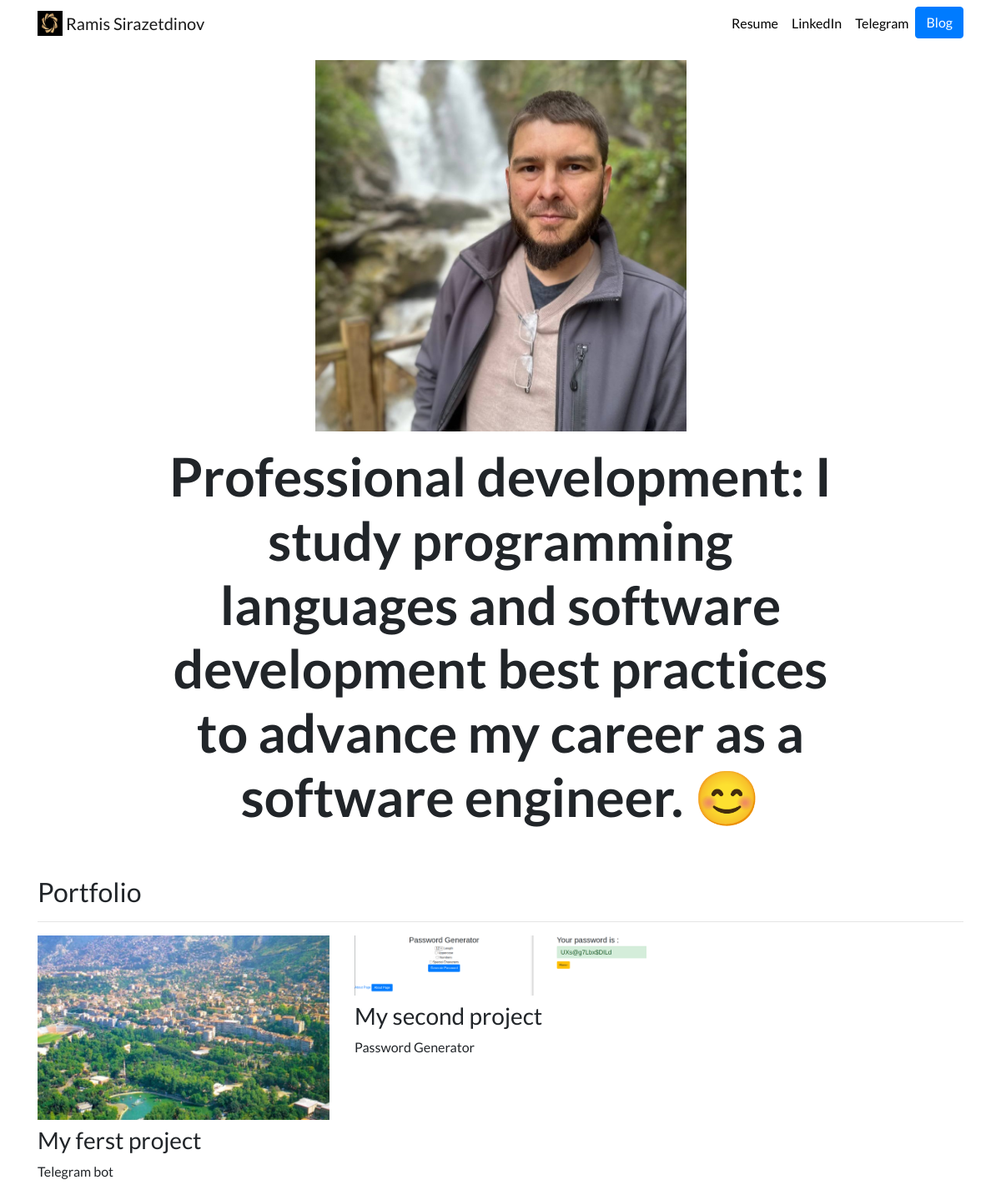
Before: / with the older database file.
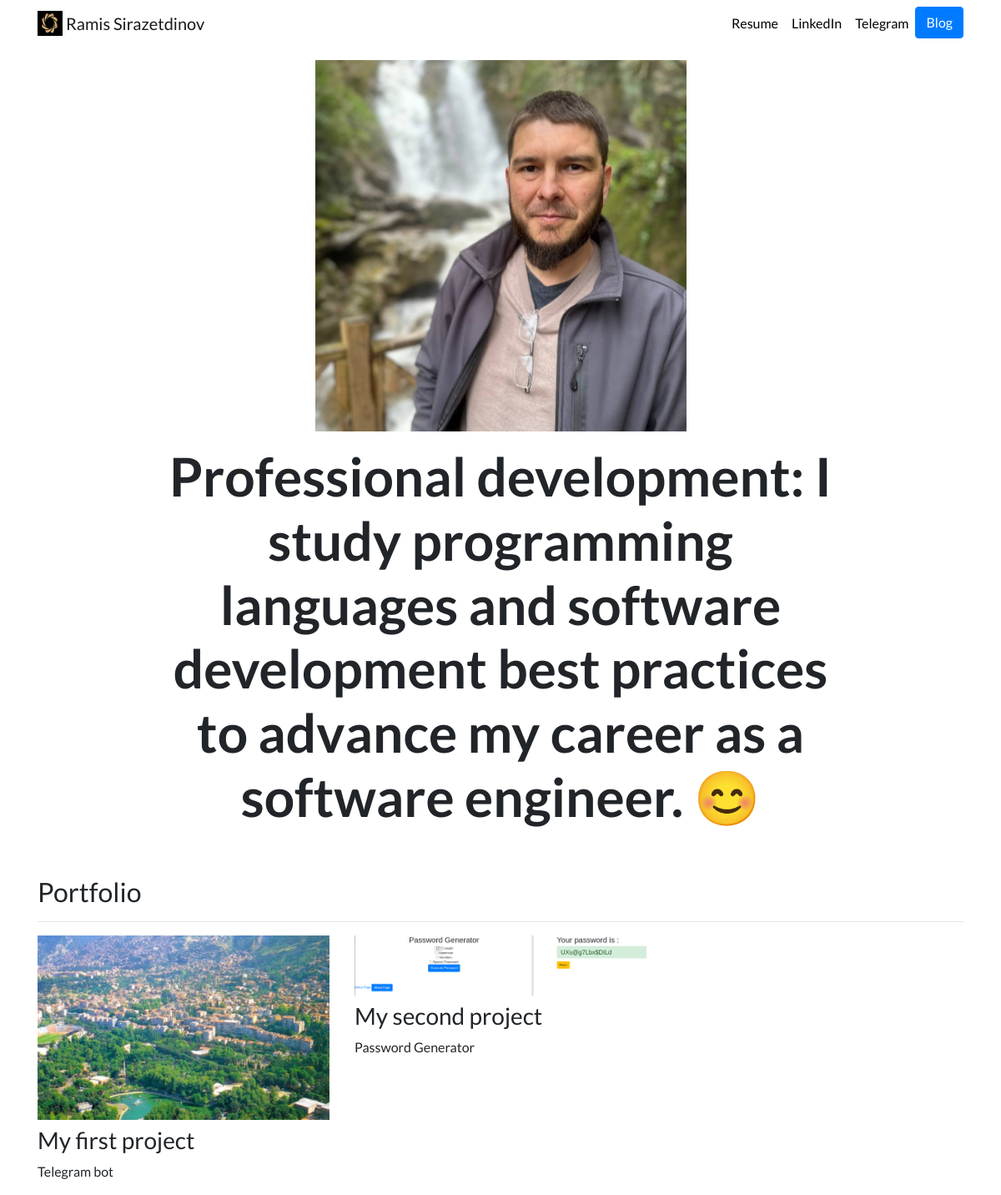
After: the same page with the newer database file.
### portfolio/models.py (models this page shows, shortened)
class Project(models.Model):
    title = models.CharField(max_length=100)
    description = models.CharField(max_length=250)
    image = models.ImageField(upload_to='portfolio/images/')
    url = models.URLField(blank=True)

### portfolio/views.py (the view)
# urls.py: 2. Add a URL to urlpatterns:  path('', views.home, name='home')
def home(request):
    projects = Project.objects.all()
    return render(request, 'portfolio/home.html', {'projects': projects})

### portfolio/templates/portfolio/home.html
{% extends "portfolio/base.html" %}
{% load static %}
{% block content %}
<div class="row justify-content-center my-3">
  <div class="col-5">
    <img src="{% static 'portfolio/bur.jpg' %}" class="img-fluid">
  </div>
</div>
<div class="row justify-content-center mb-3">
  <div class="col-md-9 text-center">
    <h1 id="hometext" class="font-weight-bold">Professional development: I study programming languages and software development best practices to advance my career as a software engineer. 😊</h1>
  </div>
</div>
<h2 class="mt-5">Portfolio</h2>
<hr>
<div class="row">
  {% for project in projects %}
  <div class="col-lg-4 col-md-6">
    {% if project.url %}
    <a href="{{ project.url }}">
      <img src="{{ project.image.url }}" class="img-fluid mb-2">
    </a>
    {% else %}
    <img src="{{ project.image.url }}" class="img-fluid mb-2">
    {% endif %}
    <h3>{{ project.title }}</h3>
    <p>{{ project.description }}</p>
  </div>
  {% endfor %}
</div>
{% endblock %}

Changed rows visible on the page:
changed Project "Telegram bot": title "My ferst project" → "My first project"
